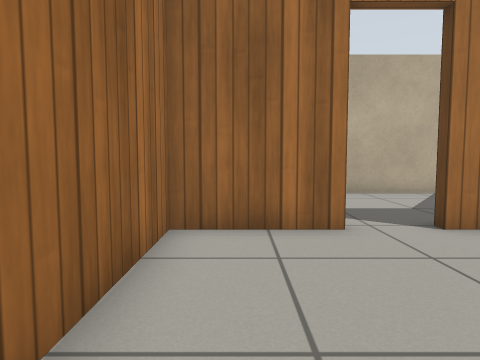
view 1 (above)

14 first-person views from a walk through a robot-simulator world made for Gazebo. The camera is 0.65 m above the floor, tilts 4° down and sees 75° across. The floor is counted in squares, 0.5 m on a side. Each view is taken from the middle of a square. On the plan, view 1 faces up. The plan holds only what a view shows up to about 14 squares ahead; the rest is blank. Simple patterns stand in for the simulator's built-in surfaces.

view 2
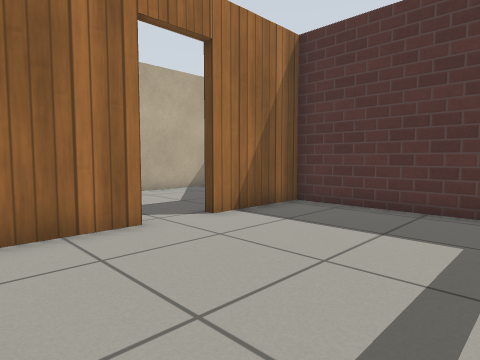

view 3
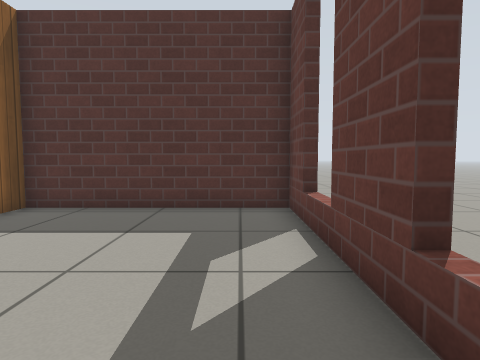

view 4
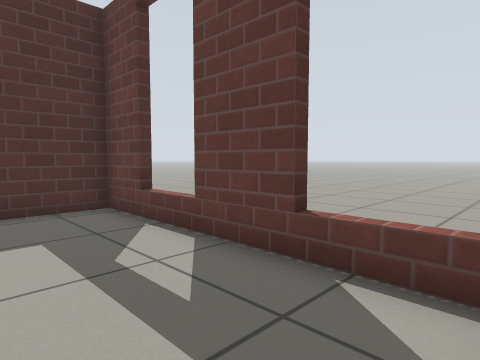

view 5
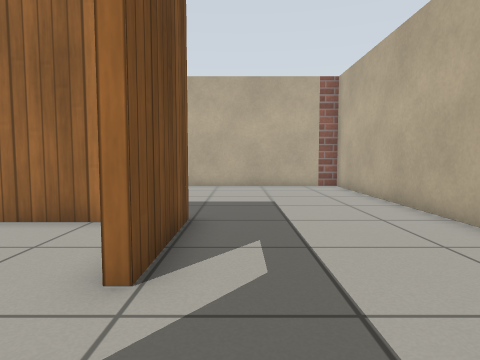

view 6
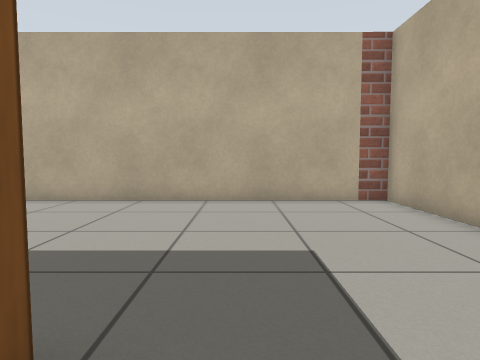

view 7
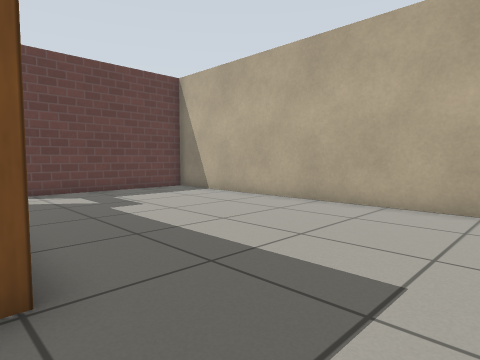

view 8
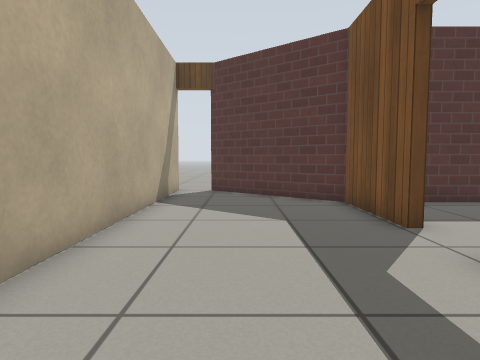

view 9
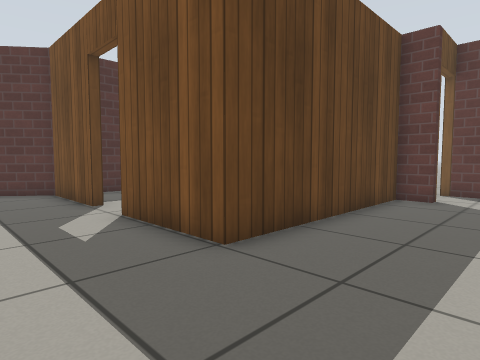

view 10
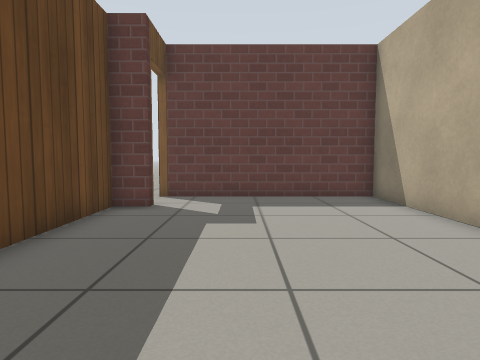

view 11
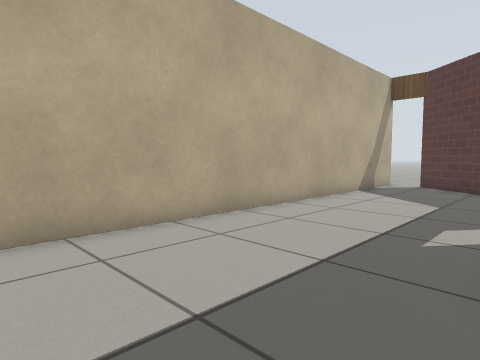

view 12
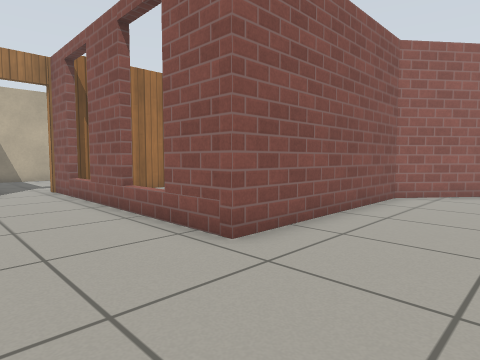

view 13
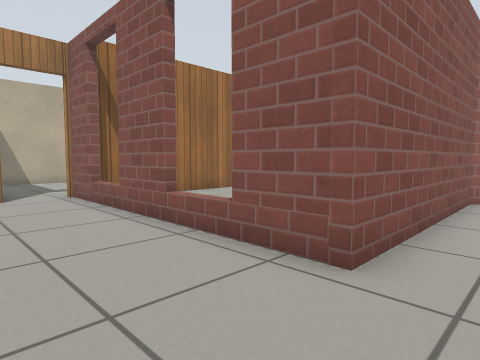

view 14
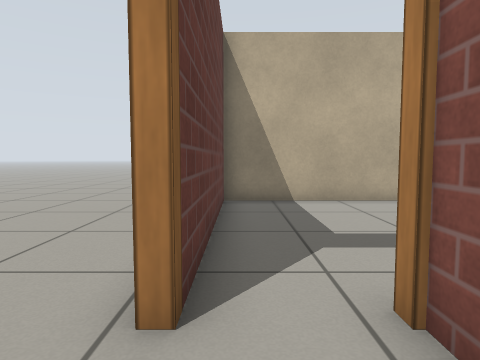

### Floor plan
Points are (right, up) in squares from view 1. A wall is a line through its corners. A room is listed if a view was taken in it or the views show most of it. See-through windows are left out.
Room 1 (views 1, 2, 3, 4)
walls: (1.9, 5.6) (-1.3, 5.6) (-1.3, -1.1); (-0.6, -1.3) (7.1, -1.3) (7.1, 5.8); (7.3, 5.6) (3.7, 5.6)
ways out: open door at (2.5, 6) to room 2
Room 2 (views 5, 6, 7, 8, 9, 10, 11)
walls: (3.7, 5.9) (7.2, 5.9) (10.6, 10.2); (-1.6, -1.3) (-1.6, 5.9) (1.9, 5.9); (-2.6, -1.6) (-2.6, -1.3); (10.7, 11.5) (-9.5, 11.5) (-9.5, -3.5) (-2.3, -3.5)
ways out: open door at (2.5, 6) to room 1; open door at (-2.5, -2.5) to room 3
Room 3 (views 12, 13, 14)
walls: (9.4, 8.2) (7.4, 5.7) (7.4, -1.6) (-2.6, -1.6); (-2.3, -3.5) (-2.3, -3.9)
ways out: open door at (-2.5, -2.5) to room 2; opening at (-2, -5); open door at (10.7, 10.7)

Where each view was taken, in squares from view 1:
view 1: 0 up, 0 right, facing up
view 2: 0 up, 1 left, facing up-right
view 3: 0 up, 1 left, facing right
view 4: 2 up, 1 left, facing down-right
view 5: 7 up, 5 right, facing left
view 6: 7 up, 0 right, facing left
view 7: 9 up, 1 left, facing down-left
view 8: 9 up, 2 left, facing right
view 9: 9 up, 5 left, facing down-right
view 10: 7 up, 5 left, facing down
view 11: 6 up, 5 left, facing up-right
view 12: 5 down, 11 right, facing up-left
view 13: 5 down, 9 right, facing up-left
view 14: 3 down, 0 right, facing left
